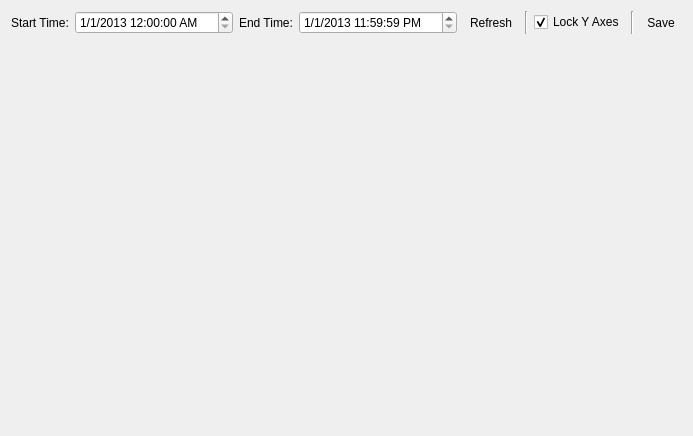
<?xml version="1.0" encoding="UTF-8"?>
<ui version="4.0">
 <class>ChartWindow</class>
 <widget class="QWidget" name="ChartWindow">
  <property name="geometry">
   <rect>
    <x>0</x>
    <y>0</y>
    <width>645</width>
    <height>436</height>
   </rect>
  </property>
  <property name="windowTitle">
   <string>Chart</string>
  </property>
  <property name="windowIcon">
   <iconset resource="resources.qrc">
    <normaloff>:/icons/chart</normaloff>:/icons/chart</iconset>
  </property>
  <layout class="QGridLayout" name="gridLayout">
   <item row="0" column="0">
    <layout class="QHBoxLayout" name="horizontalLayout">
     <item>
      <widget class="QLabel" name="label">
       <property name="text">
        <string>Start Time:</string>
       </property>
      </widget>
     </item>
     <item>
      <widget class="QDateTimeEdit" name="startTime">
       <property name="whatsThis">
        <string>&lt;html&gt;&lt;head/&gt;&lt;body&gt;&lt;p&gt;Allows you to change the start time of the chart. Click the refresh button to update.&lt;/p&gt;&lt;/body&gt;&lt;/html&gt;</string>
       </property>
       <property name="dateTime">
        <datetime>
         <hour>0</hour>
         <minute>0</minute>
         <second>0</second>
         <year>2013</year>
         <month>1</month>
         <day>1</day>
        </datetime>
       </property>
       <property name="displayFormat">
        <string>d/M/yyyy h:mm:ss AP</string>
       </property>
      </widget>
     </item>
     <item>
      <widget class="QLabel" name="label_2">
       <property name="text">
        <string>End Time:</string>
       </property>
      </widget>
     </item>
     <item>
      <widget class="QDateTimeEdit" name="endTime">
       <property name="whatsThis">
        <string>&lt;html&gt;&lt;head/&gt;&lt;body&gt;&lt;p&gt;Allows you to change the end time of the chart. Click the refresh button to update.&lt;/p&gt;&lt;/body&gt;&lt;/html&gt;</string>
       </property>
       <property name="dateTime">
        <datetime>
         <hour>23</hour>
         <minute>59</minute>
         <second>59</second>
         <year>2013</year>
         <month>1</month>
         <day>1</day>
        </datetime>
       </property>
       <property name="time">
        <time>
         <hour>23</hour>
         <minute>59</minute>
         <second>59</second>
        </time>
       </property>
       <property name="displayFormat">
        <string>d/M/yyyy h:mm:ss AP</string>
       </property>
      </widget>
     </item>
     <item>
      <widget class="QToolButton" name="pbRefresh">
       <property name="whatsThis">
        <string>Reloads the chart. Click this if you have changed the time range to display new data.</string>
       </property>
       <property name="text">
        <string>Refresh</string>
       </property>
       <property name="icon">
        <iconset resource="resources.qrc">
         <normaloff>:/icons/refresh</normaloff>:/icons/refresh</iconset>
       </property>
       <property name="toolButtonStyle">
        <enum>Qt::ToolButtonTextBesideIcon</enum>
       </property>
       <property name="autoRaise">
        <bool>true</bool>
       </property>
      </widget>
     </item>
     <item>
      <widget class="Line" name="line">
       <property name="frameShadow">
        <enum>QFrame::Sunken</enum>
       </property>
       <property name="orientation">
        <enum>Qt::Vertical</enum>
       </property>
      </widget>
     </item>
     <item>
      <widget class="QCheckBox" name="cbYLock">
       <property name="enabled">
        <bool>true</bool>
       </property>
       <property name="toolTip">
        <string>If any Y axis is selected all Y axes will scale and pan at the same time</string>
       </property>
       <property name="whatsThis">
        <string>&lt;html&gt;&lt;head/&gt;&lt;body&gt;&lt;p&gt;When this checkbox is checked then all Y axes will be selected at once. This allows all Y axes to be scaled/panned together.&lt;/p&gt;&lt;/body&gt;&lt;/html&gt;</string>
       </property>
       <property name="text">
        <string>Lock Y Axes</string>
       </property>
       <property name="checked">
        <bool>true</bool>
       </property>
      </widget>
     </item>
     <item>
      <widget class="Line" name="YLockDiv">
       <property name="orientation">
        <enum>Qt::Vertical</enum>
       </property>
      </widget>
     </item>
     <item>
      <widget class="QToolButton" name="saveButton">
       <property name="whatsThis">
        <string>Allows saving the chart in PNG, JPG, BMP and PDF formats.</string>
       </property>
       <property name="text">
        <string>Save</string>
       </property>
       <property name="icon">
        <iconset resource="resources.qrc">
         <normaloff>:/icons/save</normaloff>:/icons/save</iconset>
       </property>
       <property name="popupMode">
        <enum>QToolButton::DelayedPopup</enum>
       </property>
       <property name="toolButtonStyle">
        <enum>Qt::ToolButtonTextBesideIcon</enum>
       </property>
       <property name="autoRaise">
        <bool>true</bool>
       </property>
      </widget>
     </item>
     <item>
      <spacer name="horizontalSpacer">
       <property name="orientation">
        <enum>Qt::Horizontal</enum>
       </property>
       <property name="sizeHint" stdset="0">
        <size>
         <width>40</width>
         <height>20</height>
        </size>
       </property>
      </spacer>
     </item>
    </layout>
   </item>
   <item row="1" column="0">
    <widget class="QCustomPlot" name="chart" native="true">
     <property name="sizePolicy">
      <sizepolicy hsizetype="Preferred" vsizetype="Expanding">
       <horstretch>0</horstretch>
       <verstretch>0</verstretch>
      </sizepolicy>
     </property>
     <property name="whatsThis">
      <string>Use the mouse wheel to zoom, drag to pan. Double click on the axes to limit pan and zoom.</string>
     </property>
    </widget>
   </item>
  </layout>
  <action name="actionSave_as_PDF">
   <property name="icon">
    <iconset>
     <normaloff>:/icons/export-chart/pdf</normaloff>:/icons/export-chart/pdf</iconset>
   </property>
   <property name="text">
    <string>Save as PDF...</string>
   </property>
  </action>
  <action name="actionSave_as_PostScript">
   <property name="icon">
    <iconset>
     <normaloff>:/icons/export-chart/postscript</normaloff>:/icons/export-chart/postscript</iconset>
   </property>
   <property name="text">
    <string>Save as PostScript...</string>
   </property>
  </action>
  <action name="actionSave_as_PNG">
   <property name="icon">
    <iconset>
     <normaloff>:/icons/export-chart/png</normaloff>:/icons/export-chart/png</iconset>
   </property>
   <property name="text">
    <string>Save as PNG...</string>
   </property>
  </action>
 </widget>
 <customwidgets>
  <customwidget>
   <class>QCustomPlot</class>
   <extends>QWidget</extends>
   <header>qcp/qcustomplot.h</header>
   <container>1</container>
  </customwidget>
 </customwidgets>
 <resources>
  <include location="resources.qrc"/>
 </resources>
 <connections/>
</ui>
